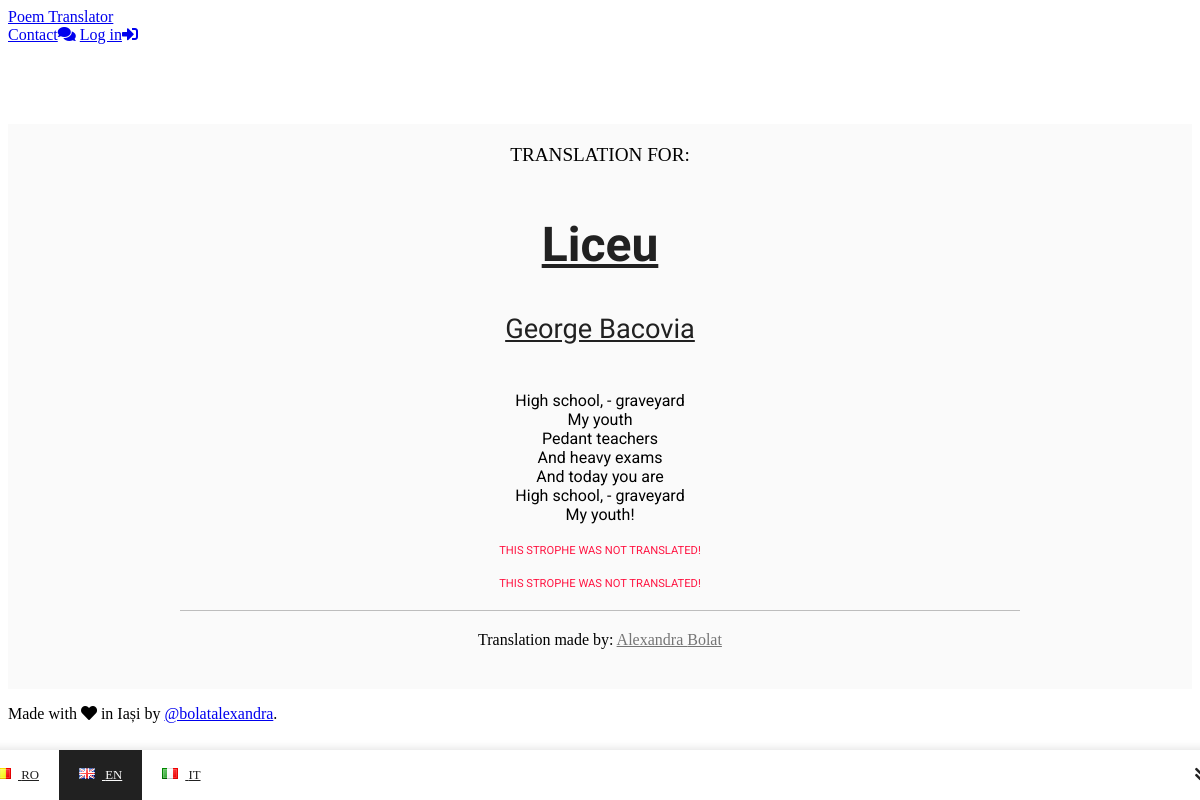
Screenshot of /poem/en/Liceu/bolatalexandra with the database file from the repository.
### tables this page shows
CREATE TABLE `poems` (
  `ID` int(11) NOT NULL,
  `TITLE` varchar(75) NOT NULL,
  `ID_AUTHOR` int(11) NOT NULL,
  `LANGUAGE` enum('RO','EN','DE','IT','FR','ES') NOT NULL,
  `ID_STAFF` int(11) NOT NULL
);

CREATE TABLE `authors` (
  `ID` int(11) NOT NULL,
  `NAME` varchar(100) NOT NULL,
  `BIRTH_DATE` int(4) UNSIGNED DEFAULT NULL,
  `DEATH_DATE` int(4) UNSIGNED DEFAULT NULL
);

CREATE TABLE `user_images` (
  `ID_USER` int(11) NOT NULL,
  `PATH` varchar(100) NOT NULL
);

CREATE TABLE `users` (
  `ID` int(11) NOT NULL,
  `FIRST_NAME` varchar(50) NOT NULL,
  `LAST_NAME` varchar(50) NOT NULL,
  `EMAIL` varchar(100) NOT NULL,
  `USERNAME` varchar(30) NOT NULL,
  `PASSWORD` varchar(255) NOT NULL
);

### libraries/View.php (called while the page is built, shortened)
<?php
class View
{
    public function render($name)
    {
        require_once('views/' . $name . '.php');
    }
}

### controllers/PoemController.php (called while the page is built, shortened)
<?php
require_once('libraries/Session.php');
require_once('models/PoemModel.php');
class PoemController extends Controller
{
    private $model;
    private $view_path;
    public function __construct()
    {
        $this->model = new PoemModel();
    }
    public function index()
    {
        $this->view->render('poem/' . $this->view_path . '/index');
    }
    public function loadTranslation($poem_title, $poem_language, $username)
    {
        $this->view_path = 'translation';
        $poem_title = str_replace('+', ' ', $poem_title);
        $poem_language = strtoupper($poem_language);
        $this->view->poem = $this->packPoemTranslation(
            $this->model->loadPoemForTranslationHeader($poem_title),
            $this->model->countPoemStrophes()
        );
        $this->view->user = $this->packUserTranslation(
            $this->model->selectUser($username),
            $username
        );
        $this->view->translation = $this->packTranslation(
            $this->model->loadTranslationHeader($this->view->poem['id'], $this->view->user['id'], $poem_language),
            $poem_language,
            $this->view->poem['title'],
            $this->view->user['username'],
            $this->packAvailableTranslations(
                $this->model->loadAvailableTranslations()
            )
        );
        $this->view->translation = $this->packTranslationStrophes(
            $this->view->translation,
            $this->model->loadTranslationBody($this->view->translation['id']),
            $this->view->poem['size']
        );
        return true;
    }
    private function packAvailableTranslations($languages)
    {
        $translations = [];
        foreach ($languages as $language) {
            array_push($translations, strtolower($language['LANGUAGE'])
            );
        }
        return $translations;
    }
    private function packPoemTranslation($header, $count)
    {
        $poem['id'] = $header['POEM_ID'];
        $poem['title'] = $header['POEM_TITLE'];
        $poem['size'] = ($count != null ? $count : '0');
        $language = strtolower($header['LANGUAGE']);
        $poem['language']['name'] = $language;
        $poem['language']['flag'] = 'flag flag-' . ($language == 'en' ? 'gb' : $language);
        $poem['language']['link'] = '/poem/' . $language . '/' . str_replace(' ', '+', $poem['title']);
        $poem['author']['id'] = $header['AUTHOR_ID'];
        $poem['author']['name'] = $header['AUTHOR_NAME'];
        $poem['author']['link'] = '/author/' . str_replace(' ', '+', $poem['author']['name']);
        return $poem;
    }
    private function packUserTranslation($model, $username)
    {
        $user['id'] = $model['USER_ID'];
        $user['first_name'] = $model['USER_FN'];
        $user['last_name'] = $model['USER_LN'];
        $user['username'] = $username;
        $user['link'] = '/user/' . $user['username'];
        $user['avatar_name'] = $model['USER_AVATAR'];
        return $user;
    }
    private function packTranslation($header, $language, $title, $username, $available_languages)
    {
        $translation['id'] = $header['TRANSLATION_ID'];
        $translation['rating'] = $header['RATING'];
        $language = strtolower($language);
        $title = $poem_title = str_replace(' ', '+', $title);
        $array = [];
        $array['name'] = $language;
        $array['flag'] = 'flag flag-' . ($language == 'en' ? 'gb' : $language);
        $array['link'] = '/poem/' . $language . '/' . $title . '/' . $username;
        $translation['language'] = $array;
        $i = 0;
        $array = [];
        foreach ($available_languages as $language) {
            $array[$i]['name'] = $language;
            $array[$i]['flag'] = 'flag flag-' . ($language == 'en' ? 'gb' : $language);
            $array[$i]['link'] = '/poem/' . $language . '/' . $title;
            $i++;
        }
        $translation['translations'] = $array;
        return $translation;
    }
    private function packTranslationStrophes($header, $body, $count)
    {
        $translation = $header;
        for ($i = 0; $i < $count; $i++) {
            $translation['strophes'][$i] = null;
        }
        if ($body != null) {
            foreach ($body as $strophe) {
                $translation['strophes'][$strophe['NTH'] - 1] = $strophe['TEXT'];
            }
        }
        return $translation;
    }
}

### index.php (called while the page is built, shortened)
<?php
$app = new Application();

### libraries/Session.php (called while the page is built, shortened)
<?php
class Session
{
    public static function exists($key)
    {
        return isset($_SESSION[$key]) && !empty($_SESSION[$key]);
    }
}

### libraries/Model.php (called while the page is built, shortened)
<?php
require_once('libraries/Database.php');
class Model
{
    function __construct()
    {
        $this->db = new Database();
    }
}

### libraries/Database.php (called while the page is built, shortened)
<?php
class Database extends PDO
{
    public function __construct(
        $username = PT_DB_USERNAME,
        $password = PT_DB_PASSWORD)
    {
        $dsn = 'mysql:host=' . PT_DB_SERVER . ';dbname=' . PT_DB_NAME . ';charset=' . PT_DB_CHARSET;
    }
}

### models/PoemModel.php (called while the page is built, shortened)
<?php
require_once('libraries/Model.php');
class PoemModel extends Model
{
    public function loadPoemForTranslationHeader($poem_title) {
        $SQL = 'SELECT p.ID AS POEM_ID, p.TITLE as POEM_TITLE, p.LANGUAGE AS LANGUAGE, p.ID_AUTHOR AS AUTHOR_ID,
                       a.NAME AS AUTHOR_NAME
                FROM poems p
                JOIN authors a ON p.ID_AUTHOR = a.ID
                WHERE p.TITLE = "' . $poem_title . '"';
        $statement = $this->db->prepare($SQL);
        $statement->execute();
        $result = $statement->fetch(PDO::FETCH_ASSOC);
        return $result;
    }
    public function selectUser($username) {
        $SQL = 'SELECT u.ID AS USER_ID, u.FIRST_NAME AS USER_FN, u.LAST_NAME AS USER_LN,
                ui.PATH as USER_AVATAR
                FROM users u
                LEFT JOIN user_images ui ON u.ID = ui.ID_USER
                WHERE u.USERNAME = "' . $username . '"';
        $statement = $this->db->prepare($SQL);
        $statement->execute();
        $result = $statement->fetch(PDO::FETCH_ASSOC);
        return $result;
    }
}

### views/poem/translation/index.php (the view, shortened to what this page needs)
<?php require_once('views/components/meta.php'); ?>
<link rel="stylesheet" href="/public/css/translation.css">
<link rel="stylesheet" href="/public/css/flags.min.css">
<?php
if (Session::exists('user_id')) {
    require_once('views/components/header.php');
} else {
    require_once('views/components/header-generic.php');
}
?>
<main>
    <div class="container">
        <section class="info">
            Translation for:
        </section>
        <section class="poem">
            <h1 class="poem-title">
                <a href="<?php echo $this->poem['language']['link'] ?>">
                    <?php echo $this->poem['title']; ?>
                </a>
            </h1>
            <div class="poem-author">
                <a href="<?php echo $this->poem['author']['link']; ?>">
                    <?php echo $this->poem['author']['name'];; ?>
                </a>
            </div>
            <div class="poem-strophes">
                <?php foreach($this->translation['strophes'] as $strophe) :
                    if ($strophe == null) :
                        echo '<pre class="announce">This strophe was not translated!</pre>';
                    else :
                        echo '<pre>' . $strophe . '</pre>';
                    endif;
                endforeach; ?>
            </div>
        </section>
        <section class="author">
            <div class="container">
                Translation made by:
                <a href="<?php echo $this->user['link']; ?>">
                    <?php echo $this->user['first_name']; ?>
                    <?php echo $this->user['last_name']; ?>
                </a>
            </div>
        </section>
    </div>
    <nav class="menu-languages">
        <a href="<?php echo $this->poem['language']['link']; ?>">
            <img src="../../../../public/img/flags/blank.gif"
                 class="<?php echo $this->poem['language']['flag']; ?>"
                 alt="<?php echo $this->poem['language']['name']; ?>"/>
            <?php echo $this->poem['language']['name']; ?>
        </a>
        <?php foreach($this->translation['translations'] as $language) :
            echo '<a href="' . $language['link'] . '"';
            if ($language['name'] == $this->translation['language']['name']) :
                echo ' class="active"';
            endif;
            echo '>'; ?>
            <img src="../../../public/img/flags/blank.gif"
                 class="<?php echo $language['flag']; ?>"
                 alt="<?php echo $language['name']; ?>"/>
            <?php echo $language['name'];
            echo '</a>';
        endforeach; ?>
        <a href="" class="arrow"><i class="fas fa-angle-double-down"></i></a>
    </nav>
</main>
<?php require_once('views/components/footer.php'); ?>

### public/css/translation.css (style rules this page uses)
main { margin-top: 80px; display: flex; flex-direction: row; justify-content: center; }
main .container { background-color: #FAFAFA; width: 100%; max-width: 1600px; padding: 20px; }
main .container > .info { font-size: 1.2em; font-weight: 300; text-align: center; text-transform: uppercase; padding-bottom: 10px; }
main .container > .poem { display: block; width: 100%; }
main .container > .poem .poem-title, main .container > .poem .poem-author { text-align: center; font-family: "Parisienne", cursive; }
main .container > .poem .poem-title > a, main .container > .poem .poem-author > a { color: #212121; }
main .container > .poem .poem-title { font-weight: bold; font-size: 3em; }
main .container > .poem .poem-author { font-size: 1.7em; padding-bottom: 30px; }
main .container > .poem .poem-strophes { display: block; }
main .container > .poem .poem-strophes pre { font-family: "Roboto", sans-serif; text-align: center; margin-bottom: 20px; font-size: 1em; }
main .container > .poem .poem-strophes pre.announce { text-transform: uppercase; font-size: 0.7em; color: #FF1744; }
main .container > .author > .container { margin: 0 auto; max-width: 800px; border-top: 1px solid #BDBDBD; text-align: center; }
main .container > .author > .container > a { color: #757575; }
main .menu-languages { display: flex; flex-direction: row; flex-wrap: wrap; position: fixed; width: 100%; max-width: 1300px; min-height: 50px; bottom: 0; padding-right: 50px; margin: 0 auto; box-shadow: 0 0 10px rgba(0, 0, 0, 0.15); background-color: rgba(255, 255, 255, 0.95); }
main .menu-languages a { line-height: 50px; padding: 0 20px; text-transform: uppercase; font-size: 0.8em; font-weight: 300; color: #212121; position: relative; vertical-align: middle; }
main .menu-languages a img { margin-right: 7px; }
main .menu-languages a.active { color: #FAFAFA; background-color: #212121; }
main .menu-languages a.arrow { position: absolute; right: 0; font-size: 1em; }
main .menu-languages a.arrow::after { right: 100%; }

### rows the page displays
poems: TITLE "Liceu", ID_AUTHOR.NAME "George Bacovia"
user_images: ID_USER.FIRST_NAME "Alexandra", ID_USER.LAST_NAME "Bolat"

### other values shown
$strophe "High school, - graveyard My youth Pedant teachers And heavy exams And today you are High school, - graveyard My youth!"
$this->poem['language']['name'] "RO"
$language['name'] "EN"
$language['name'] "IT"
